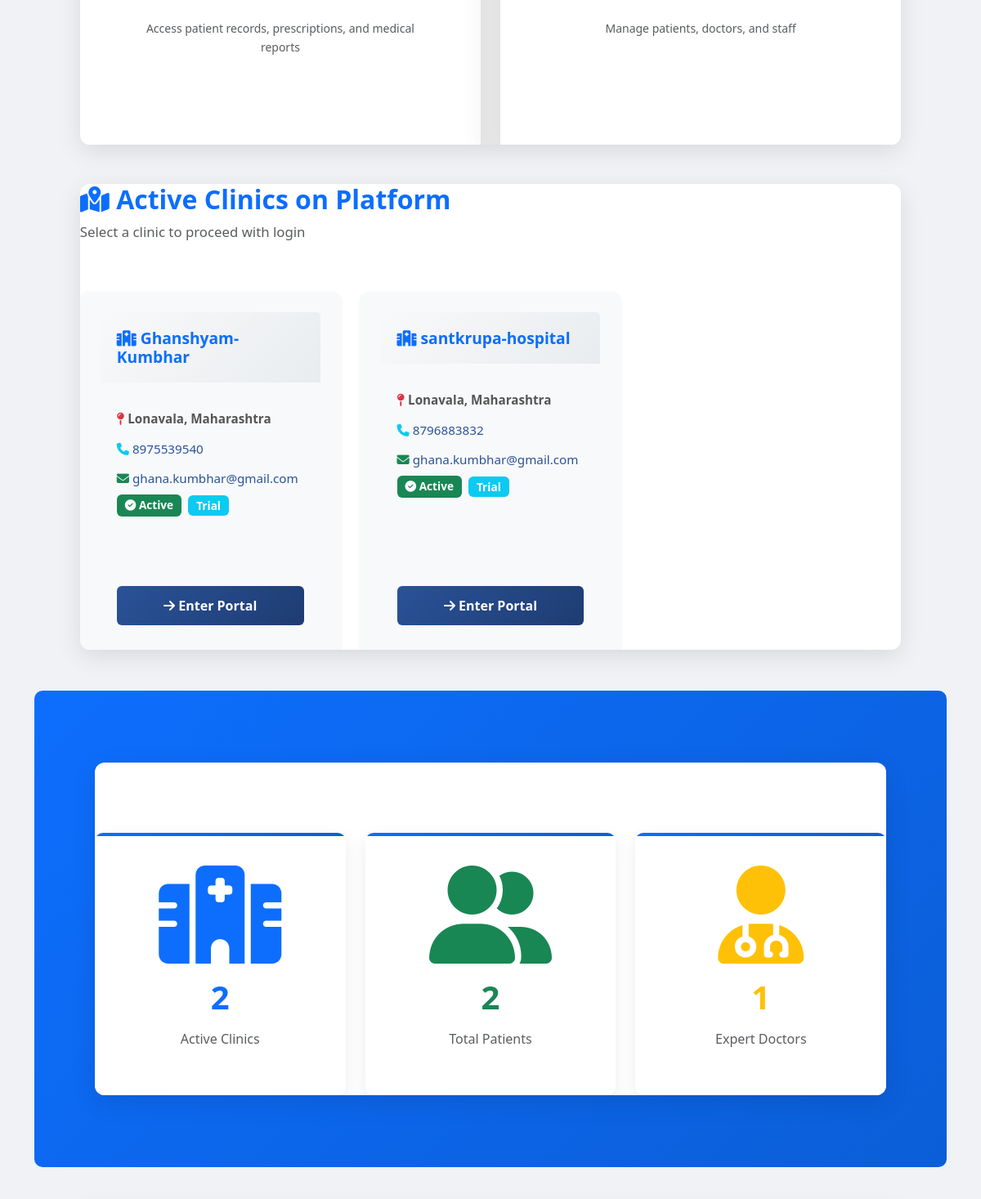
The app's page / (middle part), older data.
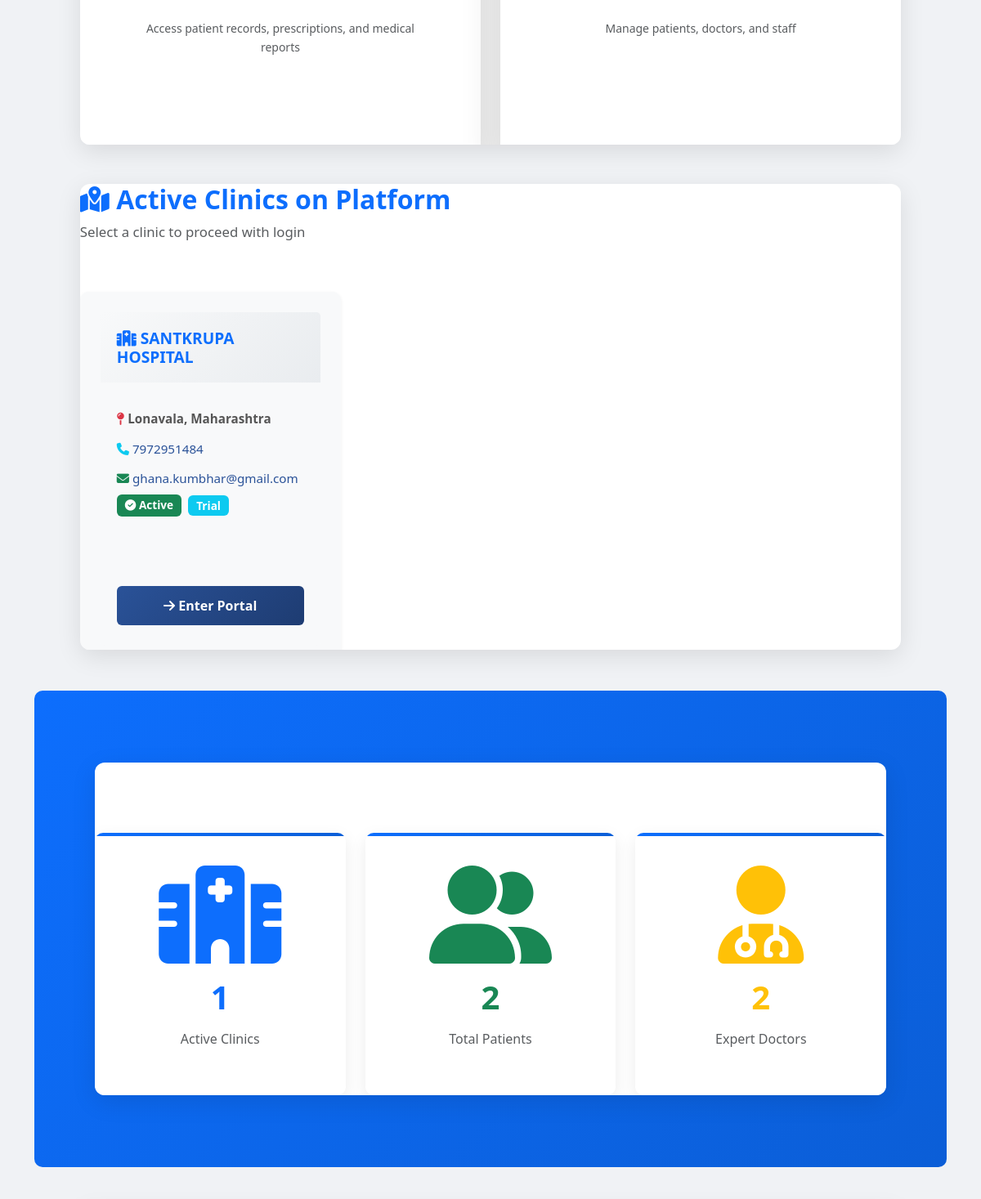
The same page, newer data.
### hospital/models.py (models this page shows, shortened)
class Clinic(models.Model):
    name = models.CharField(max_length=255)
    slug = models.SlugField(unique=True, help_text="Used in URLs: /clinic/{slug}/")
    logo = models.ImageField(upload_to='clinic_logos/', null=True, blank=True)
    address = models.TextField()
    city = models.CharField(max_length=100)
    state = models.CharField(max_length=100)
    zip_code = models.CharField(max_length=20)
    phone_number = models.CharField(max_length=15)
    email = models.EmailField()
    website = models.URLField(null=True, blank=True)
    registration_number = models.CharField(max_length=100, unique=True)
    subscription_status = models.CharField(
        max_length=20,
        choices=[
            ('trial', 'Trial'),
            ('active', 'Active'),
            ('expired', 'Expired'),
            ('suspended', 'Suspended'),
        ],
        default='trial'
    )
    max_doctors = models.IntegerField(default=10)
    max_patients = models.IntegerField(default=1000)
    max_receptionists = models.IntegerField(default=5)
    created_at = models.DateTimeField(auto_now_add=True)
    updated_at = models.DateTimeField(auto_now=True)
    is_active = models.BooleanField(default=True)
    class Meta:
        ordering = ['name']
        verbose_name_plural = "Clinics"

### hospital/views.py (the view, shortened to what this page needs)
# urls.py: path('', views.homepage, name='homepage'),
def homepage(request):
    clinic = getattr(request, 'clinic', None)
    clinics = Clinic.objects.filter(is_active=True).order_by('name')
    if clinic:
        total_patients = Patient.objects.all_clinics().filter(clinic=clinic).count()
        total_doctors = Doctor.objects.all_clinics().filter(clinic=clinic).count()
    else:
        total_patients = Patient.objects.all_clinics().count()
        total_doctors = Doctor.objects.all_clinics().count()
    total_clinics = clinics.count()
    context = {
        'total_patients': total_patients,
        'total_doctors': total_doctors,
        'total_clinics': total_clinics,
        'clinics': clinics,
        'clinic': clinic,
    }
    return render(request, 'hospital/homepage.html', context)

### hospital/managers.py (called while the page is built)
    def get_queryset(self):
        return super().get_queryset()

    def all_clinics(self):
        return self.get_queryset()

### hospital/templates/hospital/homepage.html (shortened to what this page needs)
{% extends "hospital/base.html" %}
{% block content %}
<section class="login-cta mb-5">
    <div class="container">
        <div class="row g-4">
            <div class="col-lg-6">
                <div class="card h-100 border-0 shadow-lg login-card">
                    <div class="card-body p-5">
                        <p class="text-center text-muted small mt-3">Access patient records, prescriptions, and medical reports</p>
                    </div>
                </div>
            </div>
            {% if user.is_authenticated and user.role == 'super_admin' %}
            <div class="col-lg-6">
                <div class="card h-100 border-0 shadow-lg registration-card">
                    <div class="card-body p-5">
                        <div class="text-center mb-4">
                            <div class="icon-circle bg-warning mx-auto mb-3">
                                <i class="fas fa-tachometer-alt fa-2x text-white"></i>
                            </div>
                            <h3 class="card-title text-warning">Superadmin Dashboard</h3>
                        </div>
                        <p class="text-muted text-center mb-4">Manage all clinics and monitor platform</p>
                        <a href="{% url 'superadmin_dashboard' %}" class="btn btn-warning btn-lg w-100">
                            <i class="fas fa-cogs"></i> Go to Dashboard
                        </a>
                        <p class="text-center text-muted small mt-3">View all clinics, statistics, and settings</p>
                    </div>
                </div>
            </div>
            <div class="col-lg-6">
                <div class="card h-100 border-0 shadow-lg registration-card">
                    <div class="card-body p-5">
                        <div class="text-center mb-4">
                            <div class="icon-circle bg-success mx-auto mb-3">
                                <i class="fas fa-clinic-medical fa-2x text-white"></i>
                            </div>
                            <h3 class="card-title text-success">Register New Clinic</h3>
                        </div>
                        <p class="text-muted text-center mb-4">Add a new clinic to the SantKrupa platform</p>
                        <a href="{% url 'register_clinic' %}" class="btn btn-success btn-lg w-100">
                            <i class="fas fa-plus-circle"></i> Register Clinic
                        </a>
                        <p class="text-center text-muted small mt-3">Auto-generates admin credentials</p>
                    </div>
                </div>
            </div>
            {% else %}
            <div class="col-lg-6">
                <div class="card h-100 border-0 shadow-lg registration-card">
                    <div class="card-body p-5">
                        <p class="text-center text-muted small mt-3">Manage patients, doctors, and staff</p>
                    </div>
                </div>
            </div>
            {% endif %}
        </div>
    </div>
</section>
<section class="clinics-section mb-5">
    <div class="container">
        <div class="row mb-4">
            <div class="col-12">
                <h2 class="h2 fw-bold text-primary mb-2">
                    <i class="fas fa-map-marked-alt"></i> Active Clinics on Platform
                </h2>
                <p class="text-muted">Select a clinic to proceed with login</p>
            </div>
        </div>
        {% if clinics %}
            <div class="row g-4">
                {% for c in clinics %}
                    <div class="col-md-6 col-lg-4">
                        <div class="card clinic-card h-100 border-0 shadow-sm hover-lift">
                            <div class="card-header bg-light border-0">
                                <h5 class="card-title mb-0 text-primary">
                                    <i class="fas fa-hospital"></i> {{ c.name }}
                                </h5>
                            </div>
                            <div class="card-body">
                                <p class="mb-2">
                                    <i class="fas fa-map-pin text-danger"></i>
                                    <strong>{{ c.city }}, {{ c.state }}</strong>
                                </p>
                                <p class="mb-2">
                                    <i class="fas fa-phone text-info"></i>
                                    <a href="tel:{{ c.phone_number }}" class="text-decoration-none">{{ c.phone_number }}</a>
                                </p>
                                <p class="mb-2">
                                    <i class="fas fa-envelope text-success"></i>
                                    <a href="mailto:{{ c.email }}" class="text-decoration-none">{{ c.email }}</a>
                                </p>
                                <div class="d-flex gap-2 align-items-center">
                                    <span class="badge bg-success">
                                        <i class="fas fa-check-circle"></i> Active
                                    </span>
                                    <span class="badge bg-info">
                                        {{ c.get_subscription_status_display }}
                                    </span>
                                </div>
                            </div>
                            <div class="card-footer bg-light border-0">
                                <button class="btn btn-primary w-100" onclick="redirectToClinicLogin('{{ c.slug }}')">
                                    <i class="fas fa-arrow-right"></i> Enter Portal
                                </button>
                            </div>
                        </div>
                    </div>
                {% endfor %}
            </div>
        {% endif %}
    </div>
</section>
<section class="stats-section py-5 mb-5">
    <div class="container">
        <h2 class="h2 fw-bold text-center text-white mb-5">
            <i class="fas fa-chart-line"></i> Platform Overview
        </h2>
        <div class="row g-4 text-center">
            <div class="col-md-4">
                <div class="stat-card">
                    <div class="stat-icon">
                        <i class="fas fa-hospital fa-3x text-primary"></i>
                    </div>
                    <h3 class="stat-value text-primary fw-bold">{{ clinics|length }}</h3>
                    <p class="stat-label text-muted">Active Clinics</p>
                </div>
            </div>
            <div class="col-md-4">
                <div class="stat-card">
                    <div class="stat-icon">
                        <i class="fas fa-user-friends fa-3x text-success"></i>
                    </div>
                    <h3 class="stat-value text-success fw-bold">{{ total_patients }}</h3>
                    <p class="stat-label text-muted">Total Patients</p>
                </div>
            </div>
            <div class="col-md-4">
                <div class="stat-card">
                    <div class="stat-icon">
                        <i class="fas fa-user-md fa-3x text-warning"></i>
                    </div>
                    <h3 class="stat-value text-warning fw-bold">{{ total_doctors }}</h3>
                    <p class="stat-label text-muted">Expert Doctors</p>
                </div>
            </div>
        </div>
    </div>
</section>
{% endblock %}

### hospital/templates/hospital/base.html (shortened to what this page needs)
{% load static %}
<!DOCTYPE html>
<html lang="en">
<head>
    <link href="https://cdnjs.cloudflare.com/ajax/libs/bootstrap/5.3.0/css/bootstrap.min.css" rel="stylesheet">
    <link rel="stylesheet" href="https://cdnjs.cloudflare.com/ajax/libs/font-awesome/6.4.0/css/all.min.css">
    <link rel="stylesheet" type="text/css" href="{% static 'style.css' %}">
</head>
<body>
    <main class="min-vh-100 py-4">
        <div class="container-lg">
            {% block content %}
            {% endblock %}
        </div>
    </main>
</body>
</html>

### static/style.css (style rules this page uses)
* { margin: 0; padding: 0; box-sizing: border-box; }
body { font-family: 'Segoe UI', Tahoma, Geneva, Verdana, sans-serif; background-color: #f0f2f5; color: #333; line-height: 1.6; }
.container { width: 90%; max-width: 1200px; margin: 40px auto; padding: 0; background: #fff; box-shadow: 0 8px 30px rgba(0, 0, 0, 0.1); border-radius: 12px; overflow: hidden; }
h2 { color: #2a5298; margin-top: 30px; margin-bottom: 15px; font-size: 1.8em; }
h3 { color: #2a5298; margin-top: 20px; margin-bottom: 10px; }
p { margin-bottom: 15px; color: #555; font-size: 1.05em; }
button, .btn, a.btn { background: linear-gradient(135deg, #2a5298 0%, #1e3c72 100%); color: #fff; padding: 12px 30px; border: none; border-radius: 6px; cursor: pointer; font-size: 1em; font-weight: 600; transition: all 0.3s ease; text-decoration: none; display: inline-block; margin: 10px 10px 10px 0; }
a { color: #2a5298; text-decoration: none; font-weight: 500; transition: color 0.3s ease; }
.card { background: #fff; border-left: 5px solid #2a5298; border-radius: 8px; padding: 25px; margin: 20px 0; box-shadow: 0 4px 12px rgba(0, 0, 0, 0.08); transition: all 0.3s ease; }
.card-title { color: #1e3c72; font-size: 1.5em; margin-bottom: 10px; font-weight: 700; }
.clinic-card { background: #f8f9fa; border: 2px solid #e9ecef; border-radius: 10px; padding: 25px; cursor: pointer; transition: all 0.3s ease; display: flex; flex-direction: column; justify-content: space-between; }
.stats-section { background: linear-gradient(135deg, #f8f9fa 0%, #e9ecef 100%); padding: 60px 20px; margin: 50px 0; border-radius: 12px; }
.stat-card { background: #fff; padding: 40px; border-radius: 10px; text-align: center; box-shadow: 0 6px 20px rgba(0, 0, 0, 0.08); position: relative; overflow: hidden; transition: all 0.3s ease; }
.stat-card::before { content: ''; position: absolute; top: 0; left: 0; right: 0; height: 4px; background: linear-gradient(90deg, #2a5298 0%, #1e3c72 100%); }
.stat-icon { font-size: 2.5em; margin-bottom: 15px; }
.stat-value { font-size: 3.5em; color: #2a5298; font-weight: 800; margin: 20px 0; }
.stat-label { font-size: 1.1em; color: #666; margin-top: 10px; }
:root { --primary-color: #0d6efd; --success-color: #198754; --danger-color: #dc3545; --warning-color: #ffc107; --info-color: #0dcaf0; }
.login-cta .card { transition: all 0.3s ease; border: none; }
.login-card, .registration-card { background: #fff; border-top: 4px solid #0d6efd; }
.registration-card { border-top-color: #198754; }
.clinic-card { transition: all 0.3s ease; }
.clinic-card .card-header { background: linear-gradient(135deg, #f8f9fa 0%, #e9ecef 100%); padding: 20px; }
.clinic-card .card-title { font-size: 1.2em; margin: 0; }
.clinic-card .card-body { padding: 20px; }
.clinic-card .card-body p { margin: 12px 0; font-size: 0.95em; color: #555; }
.clinic-card .badge { font-size: 0.85em; padding: 6px 10px; }
.clinic-card .card-footer { padding: 15px 20px; }
.clinic-card .btn { border-radius: 6px; font-weight: 600; transition: all 0.3s ease; }
.stats-section { background: linear-gradient(135deg, #0d6efd 0%, #0b5ed7 100%); border-radius: 10px; color: white; }
.stats-section h2 { color: white; border: none; }
.stat-card { background: white; border-radius: 10px; padding: 40px; position: relative; overflow: hidden; transition: all 0.3s ease; }
.stat-card::before { content: ''; position: absolute; top: 0; left: 0; right: 0; height: 4px; background: linear-gradient(90deg, #0d6efd 0%, #0b5ed7 100%); }
.stat-icon { margin-bottom: 15px; }
.stat-value { font-size: 2.5em; margin: 15px 0; font-weight: 800; }
.stat-label { color: #888; font-size: 1em; }
.hover-lift { transition: all 0.3s ease; }

Row changes from the older to the newer data that the page shows:
removed Clinic: name "Ghanshyam-Kumbhar", city "Lonavala", state "Maharashtra", phone_number "8975539540", email "ghana.kumbhar@gmail.com", subscription_status "Trial"
removed Clinic: name "santkrupa-hospital", city "Lonavala", state "Maharashtra", phone_number "8796883832", email "ghana.kumbhar@gmail.com", subscription_status "Trial"
added Clinic: name "SANTKRUPA HOSPITAL", city "Lonavala", state "Maharashtra", phone_number "7972951484", email "ghana.kumbhar@gmail.com", subscription_status "Trial"
Text that changed along with them:
{{ clinics|length }}: "2" → "1"
{{ total_doctors }}: "1" → "2"
